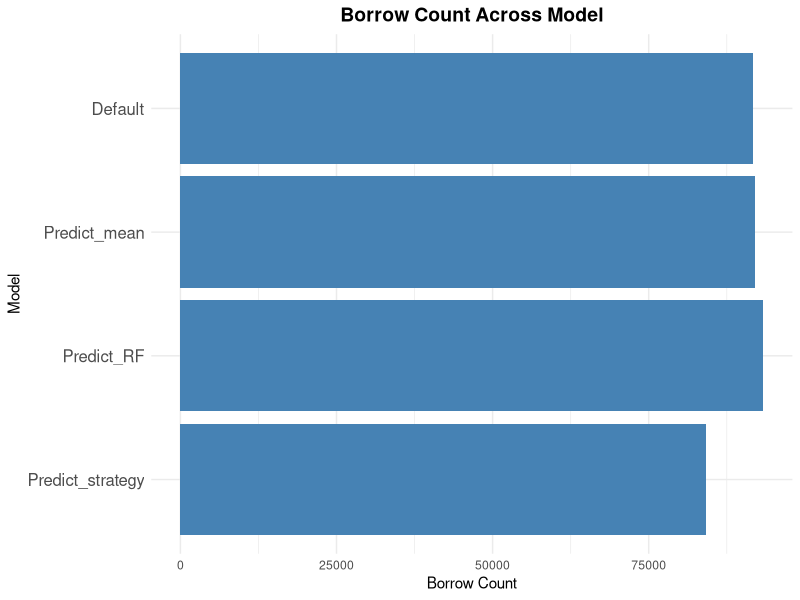
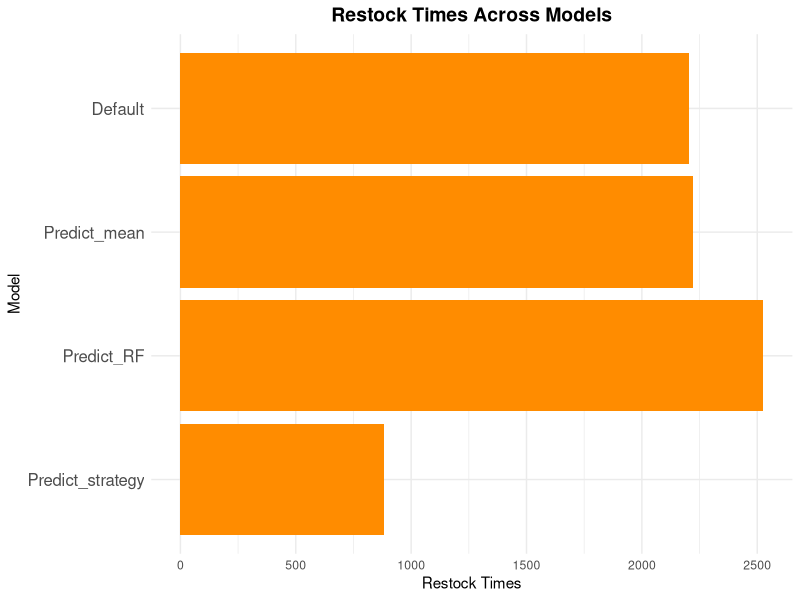
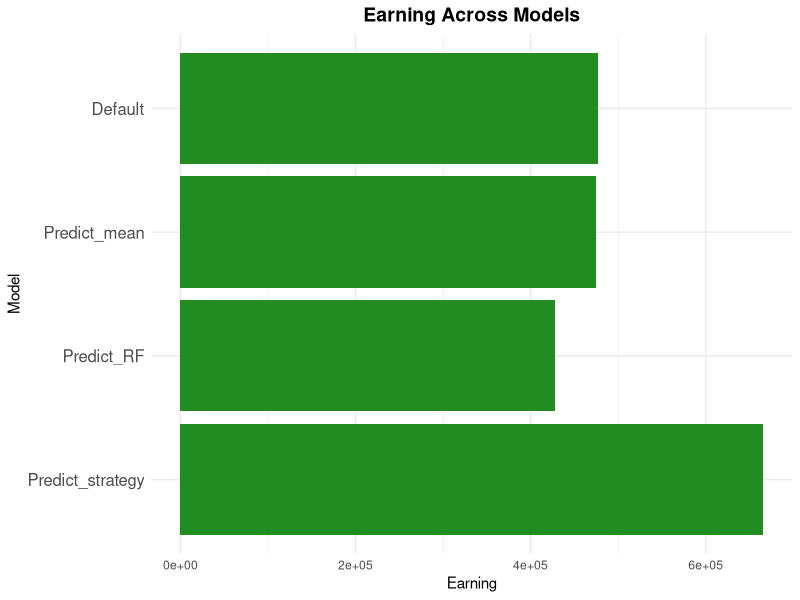
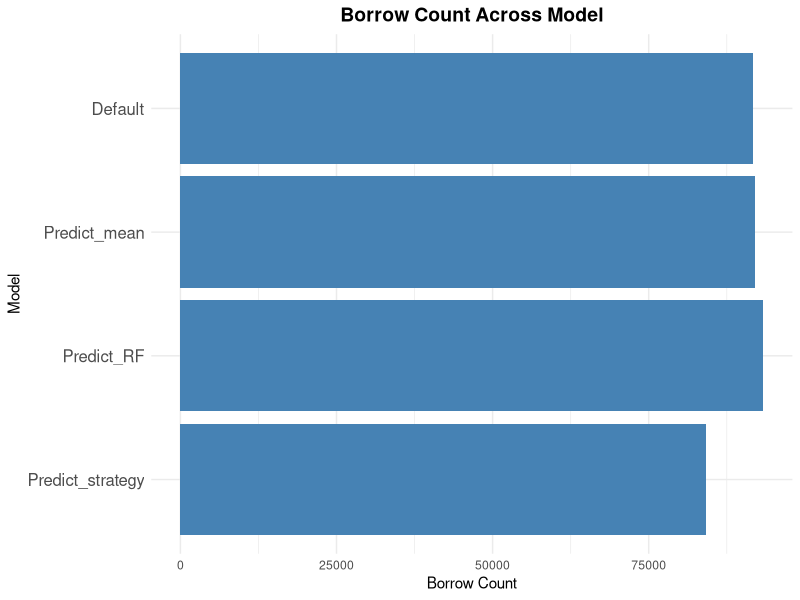
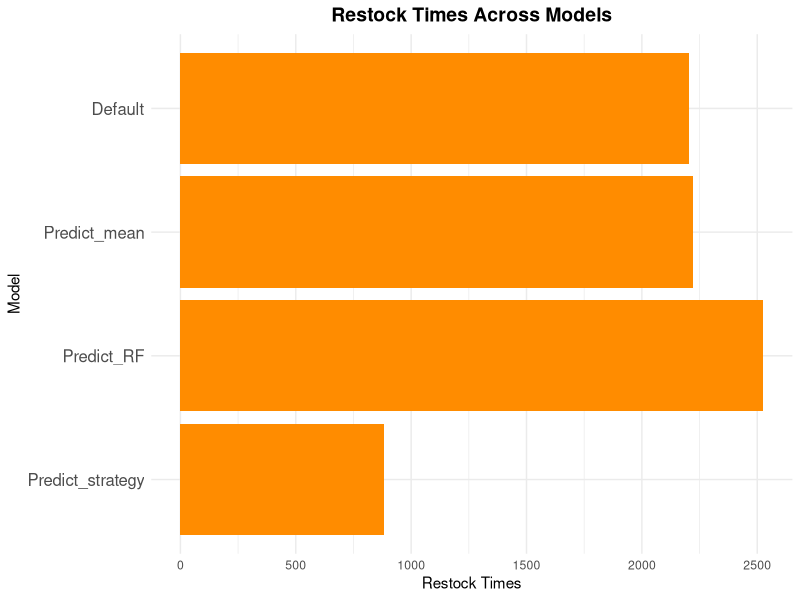
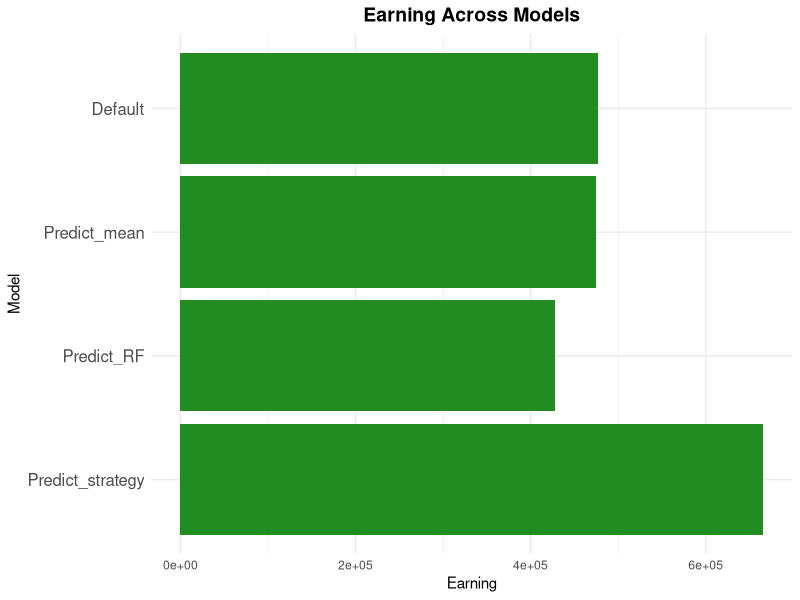

Reproduce these figures in R, in order.
## ---- chunk 1
library(dplyr)
library(tidyr)
library(ggplot2)

# === Step1: 正確讀取 CSV（保留文字） ===
df_result <- read.csv("result.txt", header = TRUE, sep = ",", quote = "")

# 確認欄位內容
print(df_result)

# === Step2: 設定 model 為因子（照原始順序）===
df_result$model <- factor(df_result$model,
                          levels = df_result$model)

# === Step3: 再 pivot 成長表格 ===
df_plot <- df_result %>%
  pivot_longer(
    cols = c(borrow_count, restock, earning),
    names_to = "metric",
    values_to = "value"
  )

# === Step4: 反向排序（Model 1 在最上面） ===
df_plot$model <- factor(
  df_plot$model,
  levels = rev(levels(df_result$model))
)

print(df_plot)


## ---- chunk 2
p_borrow <- df_plot %>%
  filter(metric == "borrow_count") %>%
  ggplot(aes(x = value, y = model)) +
  geom_col(fill = "steelblue") +
  labs(
    x = "Borrow Count",
    y = "Model",
    title = "Borrow Count Across Model"
  ) +
  theme_minimal() +
  theme(
    axis.text.y = element_text(size = 12),
    plot.title = element_text(size = 14, face = "bold", hjust = 0.5)
  )

p_borrow


## ---- chunk 3
p_restock <- df_plot %>%
  filter(metric == "restock") %>%
  ggplot(aes(x = value, y = model)) +
  geom_col(fill = "darkorange") +
  labs(
    x = "Restock Times",
    y = "Model",
    title = "Restock Times Across Models"
  ) +
  theme_minimal() +
  theme(
    axis.text.y = element_text(size = 12),
    plot.title = element_text(size = 14, face = "bold", hjust = 0.5)
  )

p_restock

## ---- chunk 4


p_earn <- df_plot %>%
  filter(metric == "earning") %>%
  ggplot(aes(x = value, y = model)) +
  geom_col(fill = "forestgreen") +
  labs(
    x = "Earning",
    y = "Model",
    title = "Earning Across Models"
  ) +
  theme_minimal() +
  theme(
    axis.text.y = element_text(size = 12),
    plot.title = element_text(size = 14, face = "bold", hjust = 0.5)
  )

p_earn







## ---- chunk 5

ggsave("plot_borrow.png",  p_borrow, width = 6, height = 4, dpi = 300)
ggsave("plot_restock.png", p_restock, width = 6, height = 4, dpi = 300)
ggsave("plot_earn.png",    p_earn,    width = 6, height = 4, dpi = 300)
